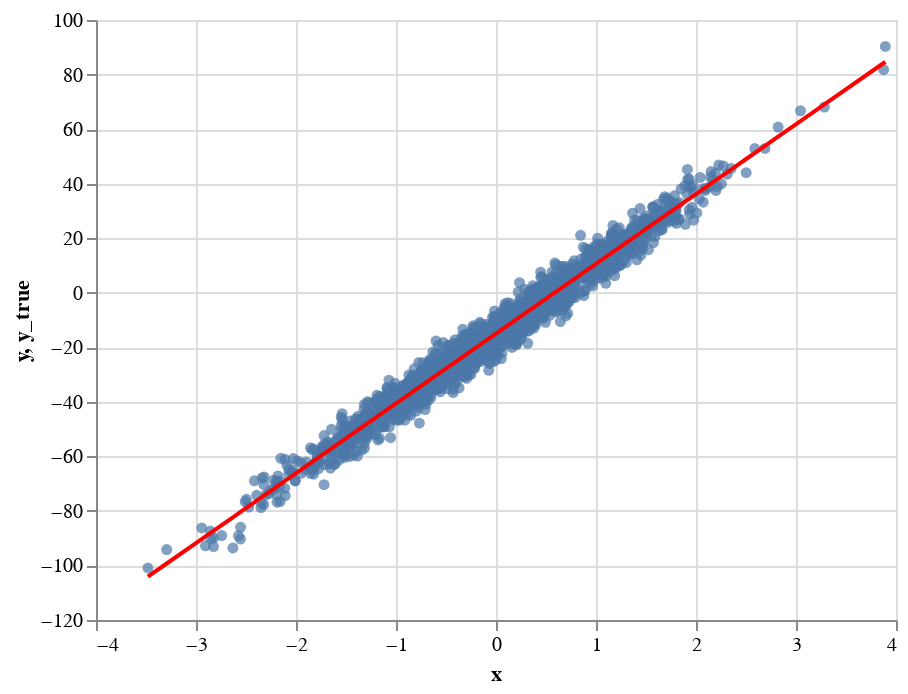

The notebook cell saved with this chart:
### Markdown cell above
* Display `c2` on top of `c1`, by using `c1+c2`.

### Code cell
c1+c2

### Figure 1 — Vega-Lite specification as saved in the notebook (floating-point values rounded to 4 significant figures; data arrays with more than 128 entries replaced by an {"elided": "..."} marker saying what was removed)
{"config": {"view": {"continuousWidth": 400, "continuousHeight": 300}}, "layer": [{"mark": "circle", "encoding": {"x": {"field": "x", "type": "quantitative"}, "y": {"field": "y", "type": "quantitative"}}}, {"mark": "line", "encoding": {"color": {"value": "red"}, "x": {"field": "x", "type": "quantitative"}, "y": {"field": "y_true", "type": "quantitative"}}}], "data": {"name": "data-41c20f9f256fdbf087f9b9fcd9dc2cdd"}, "$schema": "https://vega.github.io/schema/vega-lite/v4.17.0.json", "datasets": {"data-41c20f9f256fdbf087f9b9fcd9dc2cdd": {"elided": "2000 records"}}}
